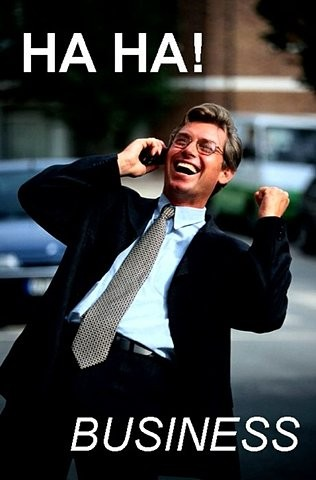
#> input picture experimental/hello.jpg, 316 x 480 px, found by its file name
$ python projective_transform.py
#> lines starting #> are read from the running program, lines starting #| are printed output that depends on the picture
import cv2
import numpy as np

img = cv2.imread('./hello.jpg')
#> img is the input picture: shape (480, 316, 3); mean B, G, R 58.3, 57.5, 55.8
rows, cols = img.shape[:2]
#> rows = 480; cols = 316

src_points = np.float32([[0,0], [cols - 1, 0], [0, rows - 1], [cols - 1, rows - 1]])
#> src_points = [[0, 0], [315, 0], [0, 479], [315, 479]]
dst_points = np.float32([[0,0], [cols - 1, 0], [int(0.33 * (cols - 1)), rows - 1], [int(0.66 * cols), rows - 1]])

projective_matrix = cv2.getPerspectiveTransform(src_points, dst_points)
img_output = cv2.warpPerspective(img, projective_matrix, (cols, rows))
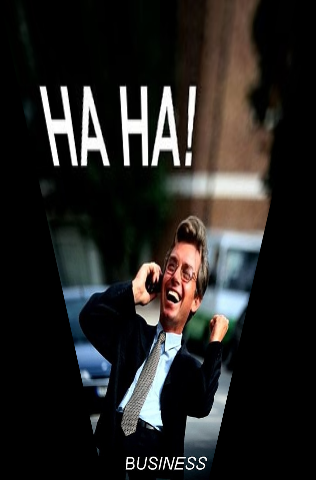
#> img_output: shape (480, 316, 3); mean B, G, R 34.6, 36.4, 37.9

cv2.imshow('input', img)
cv2.imshow('output', img_output)
cv2.waitKey()

$ run again, with experimental/digits_range.png saved as experimental/hello.jpg
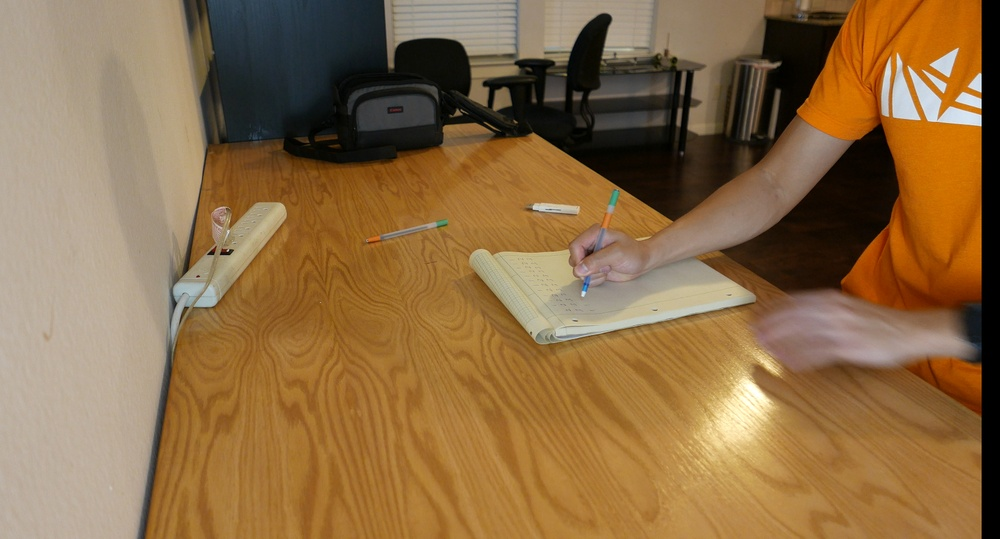
#> input picture experimental/digits_range.png, 1000 x 539 px, shrunk from 1741 x 938 before the run, found by its file name
#> img is the input picture: shape (539, 1000, 3); mean B, G, R 69, 107.9, 139.8
#> `img_output = cv2.warpPerspective(img, projective_matrix, (cols, rows))`:
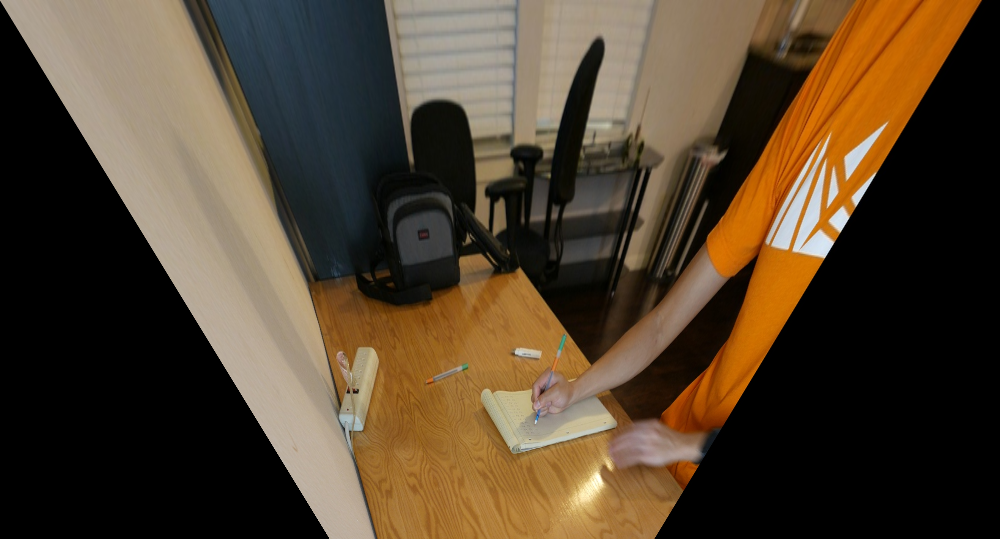
#> img_output: shape (539, 1000, 3); mean B, G, R 45.6, 65.1, 81.2
